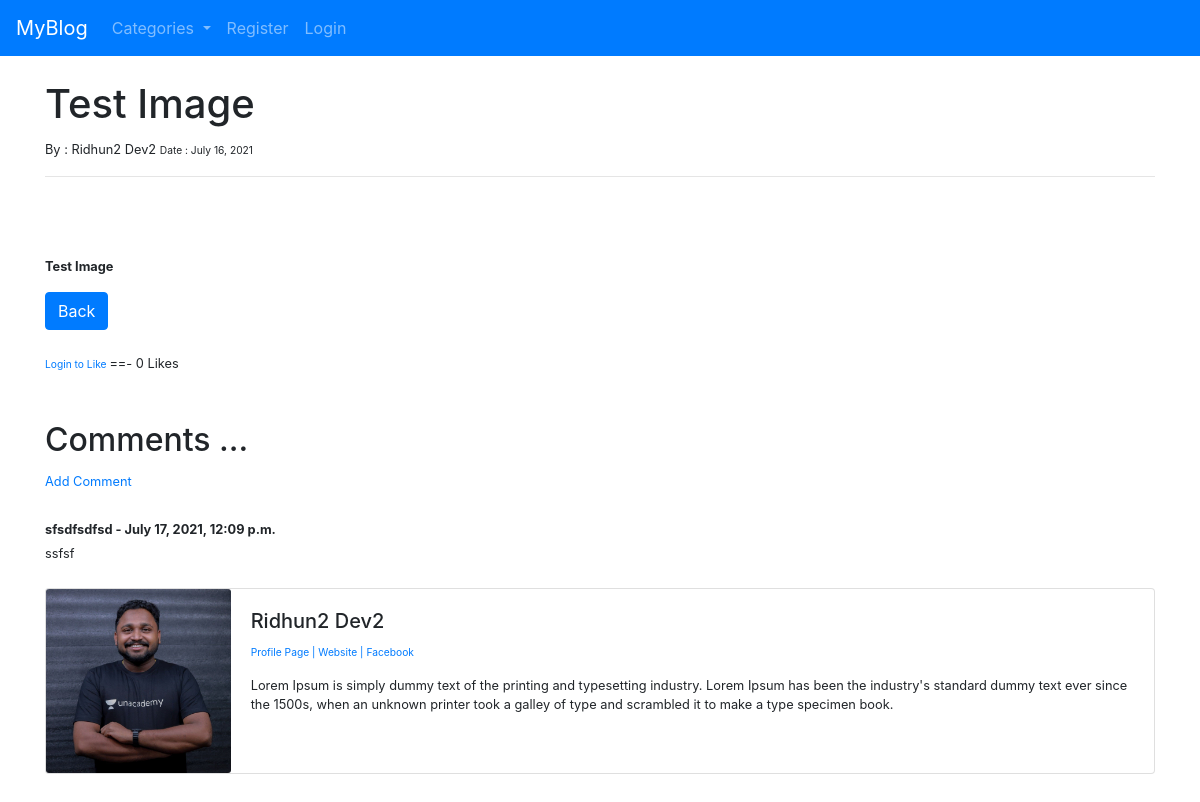
The app's page /article/19 with its own data.
### theblog/models.py (models this page shows, shortened)
class Post(models.Model):
   title = models.CharField(max_length=255)
   header_image = models.ImageField(blank=True, null=True, upload_to="images/")
   title_tag = models.CharField(max_length=255, default="MyBlog Website")
   author = models.ForeignKey(User,on_delete=models.CASCADE)
   body = RichTextField(blank=True, null=True)
   post_date = models.DateField(auto_now_add=True)
   category = models.CharField(max_length=255, default='others')
   snippet = models.CharField(max_length=255)
   likes = models.ManyToManyField(User, related_name='blog_posts')
   def total_likes(self):
      return self.likes.count()

class Comment(models.Model):
   post = models.ForeignKey(Post, related_name="comments", on_delete=models.CASCADE)
   name = models.CharField(max_length=255)
   body = models.TextField()
   date_added = models.DateTimeField(auto_now_add=True)

class Profile(models.Model):
   user = models.OneToOneField(User, null=True,on_delete=models.CASCADE)
   bio = models.TextField()
   profile_pic = models.ImageField(blank=True, null=True, upload_to="images/profile/")
   website_url = models.CharField(max_length=255, null=True, blank=True)
   facebook_url = models.CharField(max_length=255, null=True, blank=True)
   twitter_url = models.CharField(max_length=255, null=True, blank=True)
   instagram_url = models.CharField(max_length=255, null=True, blank=True)
   pinterest_url = models.CharField(max_length=255, null=True, blank=True)

### theblog/views.py (the view)
# urls.py: path('article/<int:pk>', ArticleDetailView.as_view(), name="article-detail"),
class ArticleDetailView(DetailView):
   model = Post
   template_name = 'article_details.html'
   def get_context_data(self, *args, **kwargs):
      cat_menu = Category.objects.all()
      context = super(ArticleDetailView, self).get_context_data(*args, **kwargs)
      stuff = get_object_or_404(Post, id=self.kwargs['pk'])
      total_likes = stuff.total_likes()
      liked = False
      if stuff.likes.filter(id=self.request.user.id).exists():
         liked = True
      context["cat_menu"] = cat_menu
      context["total_likes"] = total_likes
      context["liked"] = liked
      return context

### theblog/models.py (called while the page is built)
   def __str__(self):
      return self.name

### theblog/templates/article_details.html (shortened to what this page needs)
{% extends 'base.html' %}
{% load static %}
{% block content %}
   <h1>{{post.title}}</h1>
   <small>By : {{ post.author.first_name }} {{ post.author.last_name }}
   <small>Date : {{post.post_date}}</small>
   <hr/>
   <br/><br/>
   <p>{{ post.body|safe }}</p>
   <a class="btn btn-primary" href="{% url 'home' %}">Back</a>
      <br/><br/>
   <form action="{% url 'like_post' post.pk %}" method="POST">
      {% if user.is_authenticated %}
         {% if liked %}
            <button type="submit", name="post_id", value="{{ post.id }}", class="btn btn-warning btn-sm">UNLIKE</button>
         {% else %}
            <button type="submit", name="post_id", value="{{ post.id }}", class="btn btn-primary btn-sm">LIKE</button>
         {% endif %}
      {% else %}
         <small> <a href="{% url 'login' %}">Login to Like</a> </small>
      {% endif %}
      ==- {{ total_likes }} Likes
   </form>
   <br/>
   <br/>
   <h2>Comments ...</h2>
   <a href="{% url 'add_comment' post.pk %}">Add Comment</a>
   <br/><br/>
   {% if not post.comments.all %}
      No Comments Yet
      <br/><br/>
   {% else %}
      {% for comment in post.comments.all %}
         <strong>
            {{ comment.name }} - {{ comment.date_added }}
         </strong><br/>
         {{ comment.body }}
         <br/><br/>
      {% endfor %}
   {% endif %}
   <div class="card mb-3">
      <div class="row no-gutters">
        <div class="col-md-2">
         {% if post.author.profile.profile_pic %}
            <img src="{{ post.author.profile.profile_pic.url }}" class="card-img">
         {% else %}
            <img src="{% static 'theblog/images/default_profile_pic.jpg' %}" class="card-img">
         {% endif %}
        </div>
        <div class="col-md-10">
          <div class="card-body">
            <h5 class="card-title">
               {{ post.author.first_name }} {{ post.author.last_name }}
            </h5>
            <p class="small text-muted">
               <a href="{% url 'show_profile_page' post.author.profile.id %}">Profile Page</a>
            {% if post.author.profile.website_url %}
               <a href="{{ post.author.profile.website_url}}">| Website</a>
            {% endif %}
            {% if post.author.profile.facebook_url %}
               <a href="{{ post.author.profile.facebook_url}}">| Facebook</a>
            {% endif %}
            </p>
            <p class="card-text">
               {{ post.author.profile.bio}}
            </p>
         </div>
        </div>
      </div>
    </div>
   <br/>
   <br/>
{% endblock %}

### records on screen
Post: title "Test Image", author.first_name "Ridhun2", author.last_name "Dev2", post_date "July 16, 2021", body "Test Image", author.profile.profile_pic (picture), author.profile.bio "Lorem Ipsum is simply dummy text of the printing and typesetting industry. Lorem Ipsum has been the industry's standard dummy text ever since the 1500s, when an unknown printer took a galley of type and scrambled it to make a type specimen book."
Comment: name "sfsdfsdfsd", date_added "July 17, 2021, 12:09 p.m.", body "ssfsf"

### other values on screen
{{ total_likes }} "0"
